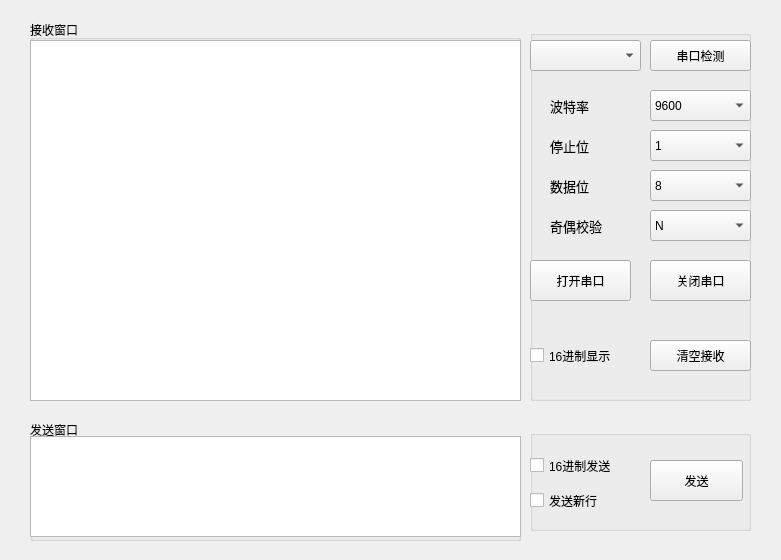
<?xml version="1.0" encoding="UTF-8"?>
<ui version="4.0">
 <class>mainwindow</class>
 <widget class="QWidget" name="mainwindow">
  <property name="geometry">
   <rect>
    <x>0</x>
    <y>0</y>
    <width>781</width>
    <height>560</height>
   </rect>
  </property>
  <property name="windowTitle">
   <string>串口助手</string>
  </property>
  <widget class="QGroupBox" name="receiveWin">
   <property name="geometry">
    <rect>
     <x>30</x>
     <y>20</y>
     <width>491</width>
     <height>381</height>
    </rect>
   </property>
   <property name="title">
    <string>接收窗口</string>
   </property>
   <widget class="QTextBrowser" name="receiveTxt">
    <property name="geometry">
     <rect>
      <x>0</x>
      <y>20</y>
      <width>491</width>
      <height>361</height>
     </rect>
    </property>
   </widget>
  </widget>
  <widget class="QGroupBox" name="sendWin">
   <property name="geometry">
    <rect>
     <x>30</x>
     <y>420</y>
     <width>491</width>
     <height>121</height>
    </rect>
   </property>
   <property name="title">
    <string>发送窗口</string>
   </property>
   <widget class="QTextEdit" name="sendTxt">
    <property name="geometry">
     <rect>
      <x>0</x>
      <y>16</y>
      <width>491</width>
      <height>101</height>
     </rect>
    </property>
   </widget>
  </widget>
  <widget class="QGroupBox" name="uartWin">
   <property name="enabled">
    <bool>true</bool>
   </property>
   <property name="geometry">
    <rect>
     <x>530</x>
     <y>30</y>
     <width>221</width>
     <height>371</height>
    </rect>
   </property>
   <property name="title">
    <string/>
   </property>
   <property name="flat">
    <bool>false</bool>
   </property>
   <property name="checkable">
    <bool>false</bool>
   </property>
   <widget class="QPushButton" name="qingkong">
    <property name="geometry">
     <rect>
      <x>120</x>
      <y>310</y>
      <width>101</width>
      <height>31</height>
     </rect>
    </property>
    <property name="text">
     <string>清空接收</string>
    </property>
   </widget>
   <widget class="QCheckBox" name="hexDisplay">
    <property name="geometry">
     <rect>
      <x>0</x>
      <y>310</y>
      <width>101</width>
      <height>31</height>
     </rect>
    </property>
    <property name="text">
     <string>16进制显示</string>
    </property>
   </widget>
   <widget class="QPushButton" name="comTest">
    <property name="geometry">
     <rect>
      <x>120</x>
      <y>10</y>
      <width>101</width>
      <height>31</height>
     </rect>
    </property>
    <property name="text">
     <string>串口检测</string>
    </property>
   </widget>
   <widget class="QComboBox" name="comboBox_com">
    <property name="geometry">
     <rect>
      <x>0</x>
      <y>10</y>
      <width>111</width>
      <height>31</height>
     </rect>
    </property>
   </widget>
   <widget class="QComboBox" name="comboBox_baud">
    <property name="geometry">
     <rect>
      <x>120</x>
      <y>60</y>
      <width>101</width>
      <height>31</height>
     </rect>
    </property>
    <property name="editable">
     <bool>false</bool>
    </property>
    <property name="duplicatesEnabled">
     <bool>false</bool>
    </property>
    <item>
     <property name="text">
      <string>9600</string>
     </property>
    </item>
    <item>
     <property name="text">
      <string>2400</string>
     </property>
    </item>
    <item>
     <property name="text">
      <string>4800</string>
     </property>
    </item>
    <item>
     <property name="text">
      <string>12800</string>
     </property>
    </item>
    <item>
     <property name="text">
      <string>14400</string>
     </property>
    </item>
    <item>
     <property name="text">
      <string>19200</string>
     </property>
    </item>
    <item>
     <property name="text">
      <string>38400</string>
     </property>
    </item>
    <item>
     <property name="text">
      <string>57600</string>
     </property>
    </item>
    <item>
     <property name="text">
      <string>76800</string>
     </property>
    </item>
    <item>
     <property name="text">
      <string>115200</string>
     </property>
    </item>
    <item>
     <property name="text">
      <string>230400</string>
     </property>
    </item>
    <item>
     <property name="text">
      <string>460800</string>
     </property>
    </item>
   </widget>
   <widget class="QComboBox" name="comboBox_stop">
    <property name="geometry">
     <rect>
      <x>120</x>
      <y>100</y>
      <width>101</width>
      <height>31</height>
     </rect>
    </property>
    <item>
     <property name="text">
      <string>1</string>
     </property>
    </item>
   </widget>
   <widget class="QComboBox" name="comboBox_data">
    <property name="geometry">
     <rect>
      <x>120</x>
      <y>140</y>
      <width>101</width>
      <height>31</height>
     </rect>
    </property>
    <item>
     <property name="text">
      <string>8</string>
     </property>
    </item>
    <item>
     <property name="text">
      <string>7</string>
     </property>
    </item>
    <item>
     <property name="text">
      <string>6</string>
     </property>
    </item>
    <item>
     <property name="text">
      <string>5</string>
     </property>
    </item>
   </widget>
   <widget class="QComboBox" name="comboBox_odd">
    <property name="geometry">
     <rect>
      <x>120</x>
      <y>180</y>
      <width>101</width>
      <height>31</height>
     </rect>
    </property>
    <property name="contextMenuPolicy">
     <enum>Qt::DefaultContextMenu</enum>
    </property>
    <item>
     <property name="text">
      <string>N</string>
     </property>
    </item>
    <item>
     <property name="text">
      <string>奇校验</string>
     </property>
    </item>
    <item>
     <property name="text">
      <string>偶校验</string>
     </property>
    </item>
   </widget>
   <widget class="QPushButton" name="openbotton">
    <property name="geometry">
     <rect>
      <x>0</x>
      <y>230</y>
      <width>101</width>
      <height>41</height>
     </rect>
    </property>
    <property name="text">
     <string>打开串口</string>
    </property>
   </widget>
   <widget class="QLabel" name="label_baud">
    <property name="geometry">
     <rect>
      <x>20</x>
      <y>60</y>
      <width>72</width>
      <height>31</height>
     </rect>
    </property>
    <property name="font">
     <font>
      <family>Agency FB</family>
      <pointsize>10</pointsize>
     </font>
    </property>
    <property name="text">
     <string>波特率</string>
    </property>
    <property name="textFormat">
     <enum>Qt::AutoText</enum>
    </property>
   </widget>
   <widget class="QLabel" name="label_stop">
    <property name="geometry">
     <rect>
      <x>20</x>
      <y>100</y>
      <width>72</width>
      <height>31</height>
     </rect>
    </property>
    <property name="font">
     <font>
      <family>Agency FB</family>
      <pointsize>10</pointsize>
     </font>
    </property>
    <property name="text">
     <string>停止位</string>
    </property>
    <property name="textFormat">
     <enum>Qt::AutoText</enum>
    </property>
   </widget>
   <widget class="QLabel" name="label_data">
    <property name="geometry">
     <rect>
      <x>20</x>
      <y>140</y>
      <width>72</width>
      <height>31</height>
     </rect>
    </property>
    <property name="font">
     <font>
      <family>Agency FB</family>
      <pointsize>10</pointsize>
     </font>
    </property>
    <property name="text">
     <string>数据位</string>
    </property>
    <property name="textFormat">
     <enum>Qt::AutoText</enum>
    </property>
   </widget>
   <widget class="QLabel" name="label_odd">
    <property name="geometry">
     <rect>
      <x>20</x>
      <y>180</y>
      <width>72</width>
      <height>31</height>
     </rect>
    </property>
    <property name="font">
     <font>
      <family>Agency FB</family>
      <pointsize>10</pointsize>
     </font>
    </property>
    <property name="text">
     <string>奇偶校验</string>
    </property>
    <property name="textFormat">
     <enum>Qt::AutoText</enum>
    </property>
   </widget>
   <widget class="QPushButton" name="closebotton">
    <property name="geometry">
     <rect>
      <x>120</x>
      <y>230</y>
      <width>101</width>
      <height>41</height>
     </rect>
    </property>
    <property name="text">
     <string>关闭串口</string>
    </property>
   </widget>
  </widget>
  <widget class="QGroupBox" name="send_caozuo">
   <property name="geometry">
    <rect>
     <x>530</x>
     <y>430</y>
     <width>221</width>
     <height>101</height>
    </rect>
   </property>
   <property name="title">
    <string/>
   </property>
   <widget class="QPushButton" name="sendbotton">
    <property name="geometry">
     <rect>
      <x>120</x>
      <y>30</y>
      <width>93</width>
      <height>41</height>
     </rect>
    </property>
    <property name="text">
     <string>发送</string>
    </property>
   </widget>
   <widget class="QCheckBox" name="hexSend">
    <property name="geometry">
     <rect>
      <x>0</x>
      <y>20</y>
      <width>101</width>
      <height>31</height>
     </rect>
    </property>
    <property name="text">
     <string>16进制发送</string>
    </property>
   </widget>
   <widget class="QCheckBox" name="xinhang">
    <property name="geometry">
     <rect>
      <x>0</x>
      <y>50</y>
      <width>91</width>
      <height>41</height>
     </rect>
    </property>
    <property name="text">
     <string>发送新行</string>
    </property>
   </widget>
  </widget>
 </widget>
 <resources/>
 <connections/>
</ui>
